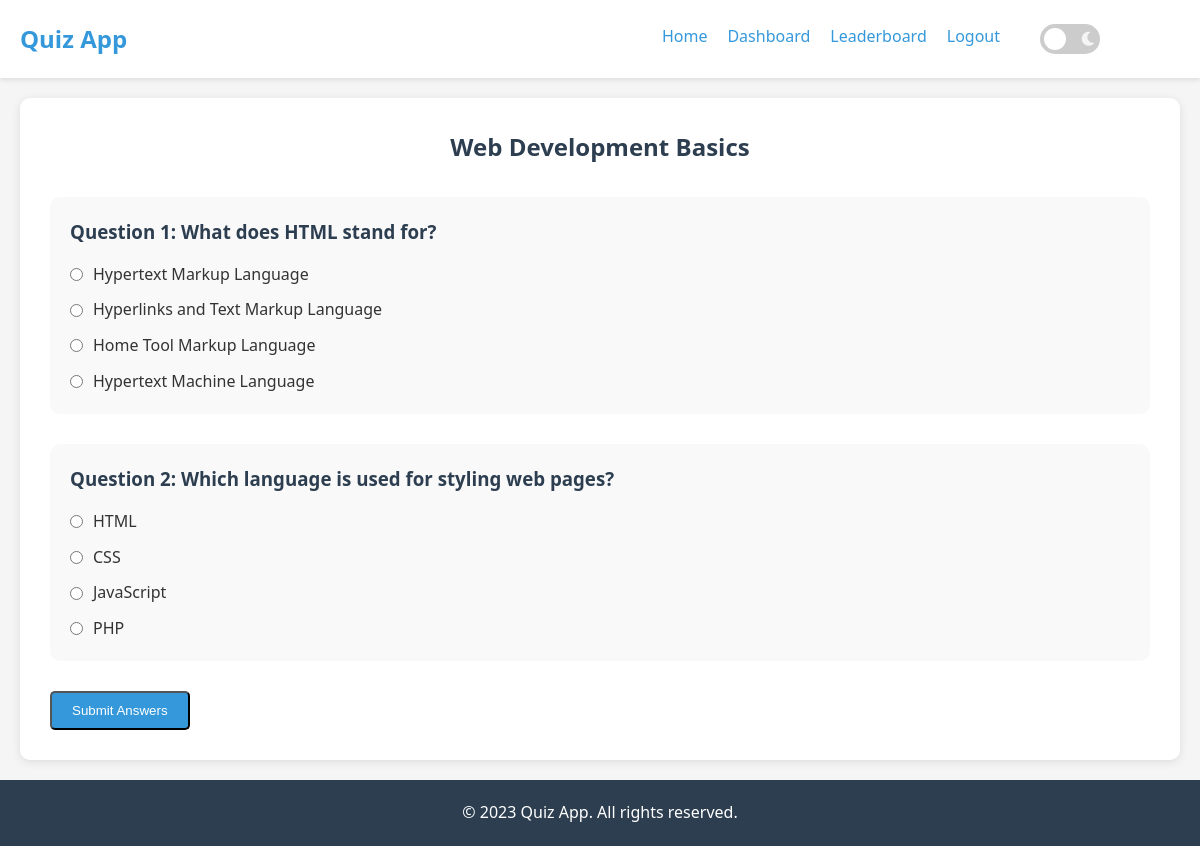
The page /quiz/1 (signed in) on the database its author committed.
### app.py (models this page shows)
class Quiz(db.Model):
    id = db.Column(db.Integer, primary_key=True)
    title = db.Column(db.String(100), nullable=False)
    category_id = db.Column(db.Integer, db.ForeignKey('category.id'), nullable=False)
    questions = db.relationship('Question', backref='quiz', lazy=True)

class Question(db.Model):
    id = db.Column(db.Integer, primary_key=True)
    content = db.Column(db.String(500), nullable=False)
    quiz_id = db.Column(db.Integer, db.ForeignKey('quiz.id'), nullable=False)
    options = db.relationship('Option', backref='question', lazy=True)
    correct_option_id = db.Column(db.Integer, nullable=False)

class Option(db.Model):
    id = db.Column(db.Integer, primary_key=True)
    content = db.Column(db.String(200), nullable=False)
    question_id = db.Column(db.Integer, db.ForeignKey('question.id'), nullable=False)

### app.py (the view)
@app.route('/quiz/<int:quiz_id>')
@login_required
def quiz(quiz_id):
    quiz = Quiz.query.get_or_404(quiz_id)
    questions = Question.query.filter_by(quiz_id=quiz_id).all()
    return render_template('quiz.html', quiz=quiz, questions=questions)

### app.py (called while the page is built)
@login_manager.user_loader
def load_user(user_id):
    return User.query.get(int(user_id))

### templates/quiz.html (shortened to what this page needs)
{% extends 'base.html' %}
{% block content %}
<section class="quiz-container">
    <h1>{{ quiz.title }}</h1>
    <form method="POST" action="{{ url_for('submit_quiz', quiz_id=quiz.id) }}" id="quiz-form">
        {% for question in questions %}
        <div class="question-card">
            <h3>Question {{ loop.index }}: {{ question.content }}</h3>
            <div class="options">
                {% for option in question.options %}
                <div class="option">
                    <input type="radio" id="q{{ question.id }}_o{{ option.id }}"
                           name="question_{{ question.id }}" value="{{ option.id }}" required>
                    <label for="q{{ question.id }}_o{{ option.id }}">{{ option.content }}</label>
                </div>
                {% endfor %}
            </div>
        </div>
        {% endfor %}
        <button type="submit" class="btn">Submit Answers</button>
    </form>
</section>
{% endblock %}

### templates/base.html (shortened to what this page needs)
<!DOCTYPE html>
<html lang="en">
<head>
    <link rel="stylesheet" href="{{ url_for('static', filename='css/style.css') }}">
    <link rel="stylesheet" href="https://cdnjs.cloudflare.com/ajax/libs/font-awesome/5.15.3/css/all.min.css">
</head>
<body>
    <header>
        <nav>
            <div class="logo">Quiz App</div>
            <ul class="nav-links">
                <li><a href="{{ url_for('index') }}">Home</a></li>
                {% if current_user.is_authenticated %}
                <li><a href="{{ url_for('dashboard') }}">Dashboard</a></li>
                <li><a href="{{ url_for('leaderboard') }}">Leaderboard</a></li>
                <li><a href="{{ url_for('logout') }}">Logout</a></li>
                {% else %}
                <li><a href="{{ url_for('login') }}">Login</a></li>
                <li><a href="{{ url_for('signup') }}">Sign Up</a></li>
                <li><a href="{{ url_for('leaderboard') }}">Leaderboard</a></li>
                {% endif %}
                <li class="theme-toggle-container">
                    <label class="theme-toggle">
                        <span class="slider">
                            <i class="fas fa-sun sun"></i>
                            <i class="fas fa-moon moon"></i>
                        </span>
                    </label>
                </li>
            </ul>
        </nav>
    </header>
    <main>
        {% block content %}{% endblock %}
    </main>
    <footer>
        <p>&copy; 2023 Quiz App. All rights reserved.</p>
    </footer>
</body>
</html>

### static/css/style.css (style rules this page uses)
* { margin: 0; padding: 0; box-sizing: border-box; }
body { font-family: 'Segoe UI', Tahoma, Geneva, Verdana, sans-serif; line-height: 1.6; color: #333; background-color: #f5f5f5; }
a { text-decoration: none; color: #3498db; }
ul { list-style: none; }
.btn { display: inline-block; background-color: #3498db; color: white; padding: 10px 20px; border-radius: 5px; cursor: pointer; transition: background-color 0.3s; }
header { background-color: white; box-shadow: 0 2px 5px rgba(0, 0, 0, 0.1); }
nav { display: flex; justify-content: space-between; align-items: center; padding: 20px; max-width: 1200px; margin: 0 auto; }
.logo { font-size: 1.5rem; font-weight: bold; color: #3498db; }
.nav-links { display: flex; }
.nav-links li { margin-left: 20px; }
main { max-width: 1200px; margin: 0 auto; padding: 20px; min-height: calc(100vh - 140px); }
.quiz-container { background-color: white; padding: 30px; border-radius: 10px; box-shadow: 0 2px 10px rgba(0, 0, 0, 0.1); }
.quiz-container h1 { margin-bottom: 30px; color: #2c3e50; text-align: center; }
.question-card { margin-bottom: 30px; padding: 20px; background-color: #f9f9f9; border-radius: 10px; }
.question-card h3 { margin-bottom: 15px; color: #2c3e50; }
.options { display: grid; gap: 10px; }
.option { display: flex; align-items: center; }
.option input { margin-right: 10px; }
footer { text-align: center; padding: 20px; background-color: #2c3e50; color: white; }
.theme-toggle { position: relative; width: 60px; height: 30px; margin-left: 20px; cursor: pointer; }
nav { display: flex; justify-content: space-between; align-items: center; padding: 20px; max-width: 1200px; margin: 0 auto; position: relative; }
.nav-links { margin-right: 80px; }
.slider { position: absolute; top: 0; left: 0; right: 0; bottom: 0; background-color: #ccc; transition: .4s; border-radius: 34px; display: flex; align-items: center; justify-content: space-between; padding: 0 5px; }
.slider:before { position: absolute; content: ""; height: 22px; width: 22px; left: 4px; bottom: 4px; background-color: white; transition: .4s; border-radius: 50%; z-index: 2; }
.slider .sun { color: #f39c12; font-size: 14px; z-index: 1; }
.slider .moon { color: #f5f5f5; font-size: 14px; z-index: 1; }
.btn { position: relative; overflow: hidden; }
.btn:after { content: ''; position: absolute; top: 50%; left: 50%; width: 5px; height: 5px; background: rgba(255, 255, 255, 0.5); opacity: 0; border-radius: 100%; transform: scale(1, 1) translate(-50%); transform-origin: 50% 50%; }
.theme-toggle-container { margin-left: 20px; display: flex; align-items: center; }

### rows shown on the page
Quiz: title "Web Development Basics"
Question: content "What does HTML stand for?"
Option: content "Hypertext Markup Language"
Option: content "Hyperlinks and Text Markup Language"
Option: content "Home Tool Markup Language"
Option: content "Hypertext Machine Language"
Question: content "Which language is used for styling web pages?"
Option: content "HTML"
Option: content "CSS"
Option: content "JavaScript"
Option: content "PHP"
